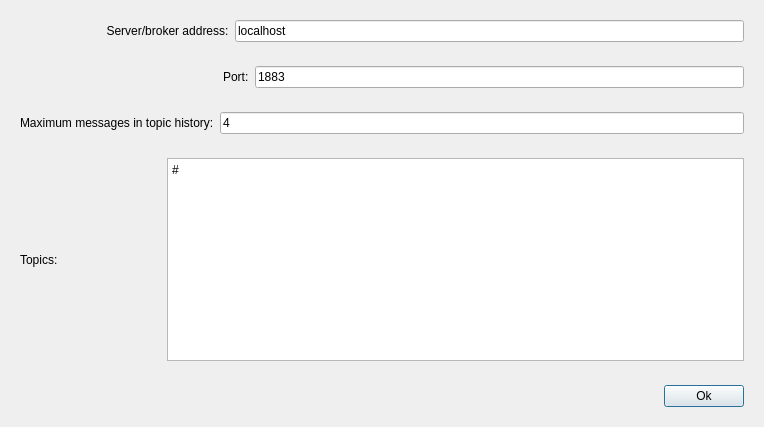
<?xml version="1.0" encoding="UTF-8"?>
<ui version="4.0">
 <class>DialogConnect</class>
 <widget class="QDialog" name="DialogConnect">
  <property name="geometry">
   <rect>
    <x>0</x>
    <y>0</y>
    <width>764</width>
    <height>427</height>
   </rect>
  </property>
  <property name="windowTitle">
   <string>Connect..</string>
  </property>
  <layout class="QVBoxLayout" name="verticalLayout">
   <item>
    <widget class="QWidget" name="widget_2" native="true">
     <layout class="QHBoxLayout" name="horizontalLayout_2">
      <item>
       <widget class="QLabel" name="label">
        <property name="text">
         <string>                          Server/broker address:</string>
        </property>
       </widget>
      </item>
      <item>
       <widget class="QLineEdit" name="addr">
        <property name="text">
         <string>localhost</string>
        </property>
       </widget>
      </item>
     </layout>
    </widget>
   </item>
   <item>
    <widget class="QWidget" name="widget_3" native="true">
     <layout class="QHBoxLayout" name="horizontalLayout_3">
      <item>
       <widget class="QLabel" name="label_2">
        <property name="text">
         <string>                                                             Port:</string>
        </property>
       </widget>
      </item>
      <item>
       <widget class="QLineEdit" name="port">
        <property name="text">
         <string>1883</string>
        </property>
       </widget>
      </item>
     </layout>
    </widget>
   </item>
   <item>
    <widget class="QWidget" name="widget_5" native="true">
     <layout class="QHBoxLayout" name="horizontalLayout_5">
      <item>
       <widget class="QLabel" name="label_4">
        <property name="text">
         <string>Maximum messages in topic history:</string>
        </property>
       </widget>
      </item>
      <item>
       <widget class="QLineEdit" name="maxMess">
        <property name="text">
         <string>4</string>
        </property>
       </widget>
      </item>
     </layout>
    </widget>
   </item>
   <item>
    <widget class="QWidget" name="widget_4" native="true">
     <layout class="QHBoxLayout" name="horizontalLayout_4">
      <item>
       <widget class="QLabel" name="label_3">
        <property name="text">
         <string>Topics:                               </string>
        </property>
       </widget>
      </item>
      <item>
       <widget class="QPlainTextEdit" name="topics">
        <property name="plainText">
         <string>#</string>
        </property>
       </widget>
      </item>
     </layout>
    </widget>
   </item>
   <item>
    <widget class="QWidget" name="widget" native="true">
     <property name="sizePolicy">
      <sizepolicy hsizetype="Minimum" vsizetype="Minimum">
       <horstretch>0</horstretch>
       <verstretch>0</verstretch>
      </sizepolicy>
     </property>
     <layout class="QHBoxLayout" name="horizontalLayout">
      <item>
       <spacer name="horizontalSpacer">
        <property name="orientation">
         <enum>Qt::Horizontal</enum>
        </property>
        <property name="sizeHint" stdset="0">
         <size>
          <width>40</width>
          <height>20</height>
         </size>
        </property>
       </spacer>
      </item>
      <item>
       <widget class="QPushButton" name="okButton">
        <property name="text">
         <string>Ok</string>
        </property>
       </widget>
      </item>
     </layout>
    </widget>
   </item>
  </layout>
 </widget>
 <resources/>
 <connections/>
</ui>
